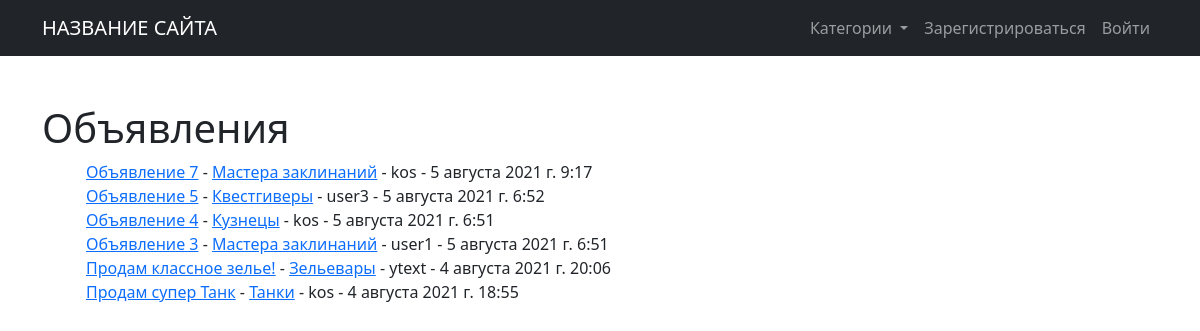
The app's page /, older data.
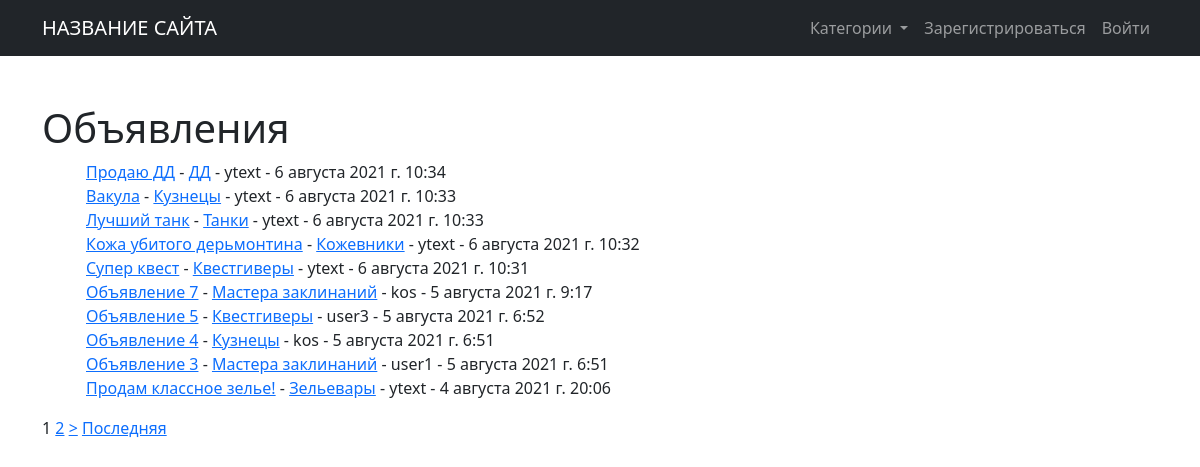
The same page, newer data.
### posts/models.py (models this page shows, shortened)
class Post(models.Model):
    class Category(models.TextChoices):
        TN = 'TN', 'Танки'
        HI = 'HI', 'Хилы'
        DD = 'DD', 'ДД'
        TR = 'TR', 'Торговцы'
        GM = 'GM', 'Гилдмастеры'
        QG = 'QG', 'Квестгиверы'
        AS = 'AS', 'Кузнецы'
        SK = 'SK', 'Кожевники'
        PM = 'PM', 'Зельевары'
        SM = 'SM', 'Мастера заклинаний'
        SL = 'SL', 'Выбрать'
    title = models.CharField(max_length=128, verbose_name='Название')
    content = models.TextField(blank=True, null=True, verbose_name='Описание')
    post_time = models.DateTimeField(auto_now_add=True, verbose_name='Время добавления')
    author = models.ForeignKey(User, on_delete=models.CASCADE, verbose_name='Автор')
    category = models.CharField(max_length=2,
                                choices=Category.choices,
                                default=Category.SL,
                                verbose_name='Категория')
    class Meta:
        verbose_name = 'Объявление'
        verbose_name_plural = 'Объявления'

### posts/views.py (the view)
# urls.py: path('', PostListView.as_view(), name='home'),
class PostListView(ListView):
    model = Post
    template_name = 'posts.html'
    context_object_name = 'posts'
    queryset = Post.objects.select_related('author').order_by('-id')
    paginate_by = 10

### posts/custom_context_processor.py (called while the page is built)
def site_name_render(request):
    return {
        'site_name': Site.objects.get_current().name,
    }

def cat_names_render(request):
    cat_names = {i.name: i.label for i in Post.Category}
    return {
        'cat_names': cat_names,
    }

### posts/templatetags/custom_filters.py (called while the page is built)
@register.filter(name='get_item')
def get_item(dictionary, key):
    return dictionary.get(key)

@register.filter(name='has_group')
def has_group(user, group_name):
    return user.groups.filter(name=group_name).exists()

### templates/posts.html (shortened to what this page needs)
{% extends 'base.html' %}
{% load custom_filters %}
{% block content %}
<h1>Объявления</h1>
{% if posts %}
<ul>
        {% for post in posts %}
            <div class="container">
            <a href="{% url 'post_detail' post.id %}">{{ post.title}}</a>
            - <a href="{% url 'category' post.category %}">{{ cat_names|get_item:post.category }}</a>
            - {{ post.author.username }} -
            {{ post.post_time }}
            </div>
        {% endfor %}
</ul>
{% if page_obj.has_other_pages %}
    {% for p in paginator.page_range %}
        {% if page_obj.number == p %}
            {{ p }}
        {% elif p >= page_obj.number|add:-2 and p <= page_obj.number|add:2 %}
            <a href="?page={{ p }}">{{ p }}</a>
        {% endif %}
    {% endfor %}
{% if page_obj.has_next %}
<a href="?page={{ page_obj.next_page_number }}">&gt;</a>
<a href="?page={{ page_obj.paginator.num_pages }}">Последняя</a>
{% endif%}
{% endif %}
{% else %}
<h2>Объявлений нет</h2>
{% endif %}
{% endblock content %}

### templates/base.html (shortened to what this page needs)
{% load static %}
{% load custom_filters %}
<!DOCTYPE html>
<html lang="en">
    <head>
        <link href="{% static 'vendor/bootstrap/css/styles.css' %}" rel="stylesheet"/>
    </head>
    <body>
         <nav class="navbar navbar-expand-lg navbar-dark bg-dark">
    <div class="container">
      <a class="navbar-brand" href="{% url 'home' %}">{{ site_name }}</a>
      <div class="collapse navbar-collapse" id="navbarSupportedContent">
        <ul class="navbar-nav ms-auto">
            <li class="nav-item dropdown">
          <a class="nav-link dropdown-toggle" href="#" id="navbarDropdown" role="button" data-bs-toggle="dropdown" aria-expanded="false">
            Категории
          </a>
        </li>
            {% if user.is_authenticated %}
                <li class="nav-item">
                       <a class="nav-link" href="{% url 'post_create' %}">Добавить объявление</a>
                </li>
                <li class="nav-item dropdown">
          <a class="nav-link dropdown-toggle" href="#" id="navbarDropdown" role="button" data-bs-toggle="dropdown" aria-expanded="false">
            Привет {{ user.username }}
          </a>
          <ul class="dropdown-menu" aria-labelledby="navbarDropdown">
              <li><a class="dropdown-item"href="{% url 'comments' %}">Отклики</a></li>
              <li><a class="dropdown-item"href="/accounts/logout/">Выйти</a></li>
           </ul>
        </li>
            {% else %}
                <li class="nav-item">
                       <a class="nav-link" href="/accounts/signup/">Зарегистрироваться</a>
                </li>
                <li class="nav-item">
                       <a class="nav-link" href="/accounts/login/">Войти</a>
                </li>
            {% endif %}
        </ul>
      </div>
    </div>
  </nav>
        <div class="container">
            <div class="text-left mt-5">
                {% block content %}{% endblock content %}
            </div>
        </div>
    </body>
</html>

Row changes from the older to the newer data that the page shows:
no longer on this page (row unchanged): Post: title "Продам супер Танк", category "Танки", author.username "kos", post_time "4 августа 2021 г. 18:55"
added Post: title "Продаю ДД", category "ДД", author.username "ytext", post_time "6 августа 2021 г. 10:34"
added Post: title "Вакула", category "Кузнецы", author.username "ytext", post_time "6 августа 2021 г. 10:33"
added Post: title "Лучший танк", category "Танки", author.username "ytext", post_time "6 августа 2021 г. 10:33"
added Post: title "Кожа убитого дерьмонтина", category "Кожевники", author.username "ytext", post_time "6 августа 2021 г. 10:32"
added Post: title "Супер квест", category "Квестгиверы", author.username "ytext", post_time "6 августа 2021 г. 10:31"
Text that changed along with them:
new list line: "1"
new list line: "2"
text now shown: "> Последняя"
